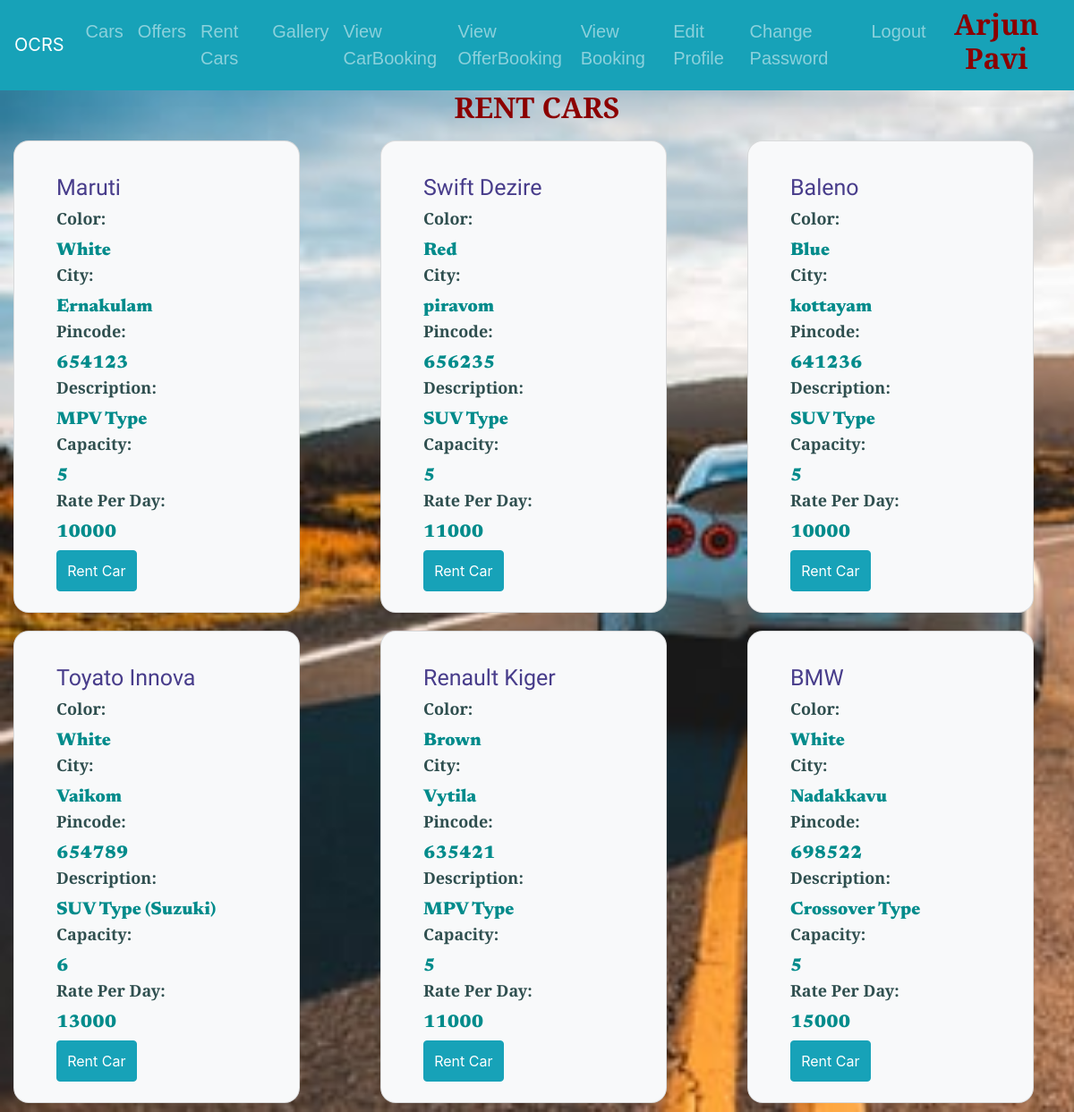
/useraddcar/ (signed in), run on the app's committed database.
### sample/models.py (models this page shows)
class User(AbstractUser):
    usertype = models.CharField(max_length=50,default=True)
    age = models.IntegerField(verbose_name="Age",default=0)
    address = models.CharField(max_length=100,default=True)
    ph = models.IntegerField(default=0)
    city = models.CharField(max_length=50,default=True)
    pincode = models.IntegerField(default=0)

class Addcar(models.Model):
    car_name = models.CharField(max_length=50)
    color = models.CharField(max_length=50)
    city = models.CharField(max_length=50)
    pincode = models.IntegerField()
    description = models.TextField(max_length=100)
    capacity = models.IntegerField()
    rate = models.IntegerField()

### sample/views.py (the view)
# urls.py: path('useraddcar/',user_addcar,name='useraddcar'),
@login_required(login_url="/login/")
def user_addcar(request):
    car = Addcar.objects.all()
    return render(request,'user_addcar.html',{'data':car})

### sample/templates/user_addcar.html (shortened to what this page needs)
{% extends 'userbase.html' %}
{% block content %}
{% load static %}
<!DOCTYPE html>
<html lang="en">
<head>
    <link rel="stylesheet" href="https://maxcdn.bootstrapcdn.com/bootstrap/4.0.0/css/bootstrap.min.css">
        <body>
            <div class="main">
                <div class="heading">
                    <h2> RENT CARS</h2>
                </div>
                <div class="offer">
                      <div class="row">
                        {% for d in data %}
                        <div class="col-md-4">
                        <div class="card bg-light" style="width:20rem; height:33rem;">
                            <div class="card-body" >
                                <h5 class="card-title">{{d.car_name}}</h5>
                                <p >Color:</p><h1>{{d.color}}</h1>
                                <p >City:</p><h1>{{d.city}}</h1>
                                <p >Pincode:</p><h1>{{d.pincode}}</h1>
                                <p>Description:</p><h1>{{d.description}}</h1>
                                <p >Capacity:</p><h1>{{d.capacity}}</h1>
                                <p >Rate Per Day:</p><h1>{{d.rate}}</h1>
                               <a href="{% url 'booking' d.id %}" class="btn btn-info" style="width: 40%; padding: 10px 10px 10px 10px;">Rent Car</a>
                            </div>
                        </div>
                </div>
                {% endfor %}
                </div>
                </div>
        </body>
</html>
{% endblock content %}

### sample/templates/userbase.html (shortened to what this page needs)
<!DOCTYPE html>
<html lang="en">
<head>
    {% load static %}
    <link rel="stylesheet" href="https://maxcdn.bootstrapcdn.com/bootstrap/4.0.0/css/bootstrap.min.css">
</head>
<body>
      <nav class="navbar navbar-expand-lg navbar-dark  bg-info">
         <a class="navbar-brand" href="#">OCRS</a>
        <div class="collapse navbar-collapse justify-content-end" id="navbarNav">
          <ul class="navbar-nav">
            <li class="nav-item">
              <a class="nav-link" href="{% url 'car' %}">Cars</a>
            </li>
            <li class="nav-item">
              <a class="nav-link" href="{% url 'offers' %}">Offers</a>
            </li>
            <li class="nav-item">
              <a class="nav-link" href="{% url 'useraddcar' %}">Rent Cars</a>
            </li>
            <li class="nav-item">
              <a class="nav-link" href="{% url 'user_image' %}">Gallery</a>
            </li>
            <li class="nav-item">
              <a class="nav-link" href="{% url 'user_viewcarbook' %}">View CarBooking</a>
            </li>
            <li class="nav-item">
              <a class="nav-link" href="{% url 'user_viewoffer' %}">View OfferBooking</a>
            </li>
            <li class="nav-item">
              <a class="nav-link" href="{% url 'user_view' %}">View Booking</a>
            </li>
            <li class="nav-item">
              <a class="nav-link" href="{% url 'editprofile' %}">Edit Profile</a>
            </li>
            <li class="nav-item">
              <a class="nav-link" href="{% url 'changeps' %}">Change Password</a>
            </li>
            <li class="nav-item">
              <a class="nav-link" href="{% url 'logout_user' %}">Logout</a>
            </li>
          </ul>
          <div class="Profile">
            {% if request.user.is_authenticated %}
            <h2>{{request.user}}</h2>
            {% endif%}
          </div>
        </div>
      </nav>
      {% block content %}
      {% endblock content %}
</body>
</html>

### sample/templates/userbase.html (style rules this page uses)
h2 { color:darkred; font-family: cursive; }
.collapse ul li a { font-size: 20px; font-family: Arial, Helvetica, sans-serif; }

### data on the page
User: user "Arjun Pavi"
Addcar: car_name "Maruti", color "White", city "Ernakulam", pincode "654123", description "MPV Type", capacity "5", rate "10000"
Addcar: car_name "Swift Dezire", color "Red", city "piravom", pincode "656235", description "SUV Type", capacity "5", rate "11000"
Addcar: car_name "Baleno", color "Blue", city "kottayam", pincode "641236", description "SUV Type", capacity "5", rate "10000"
Addcar: car_name "Toyato Innova", color "White", city "Vaikom", pincode "654789", description "SUV Type (Suzuki)", capacity "6", rate "13000"
Addcar: car_name "Renault Kiger", color "Brown", city "Vytila", pincode "635421", description "MPV Type", capacity "5", rate "11000"
Addcar: car_name "BMW", color "White", city "Nadakkavu", pincode "698522", description "Crossover Type", capacity "5", rate "15000"
